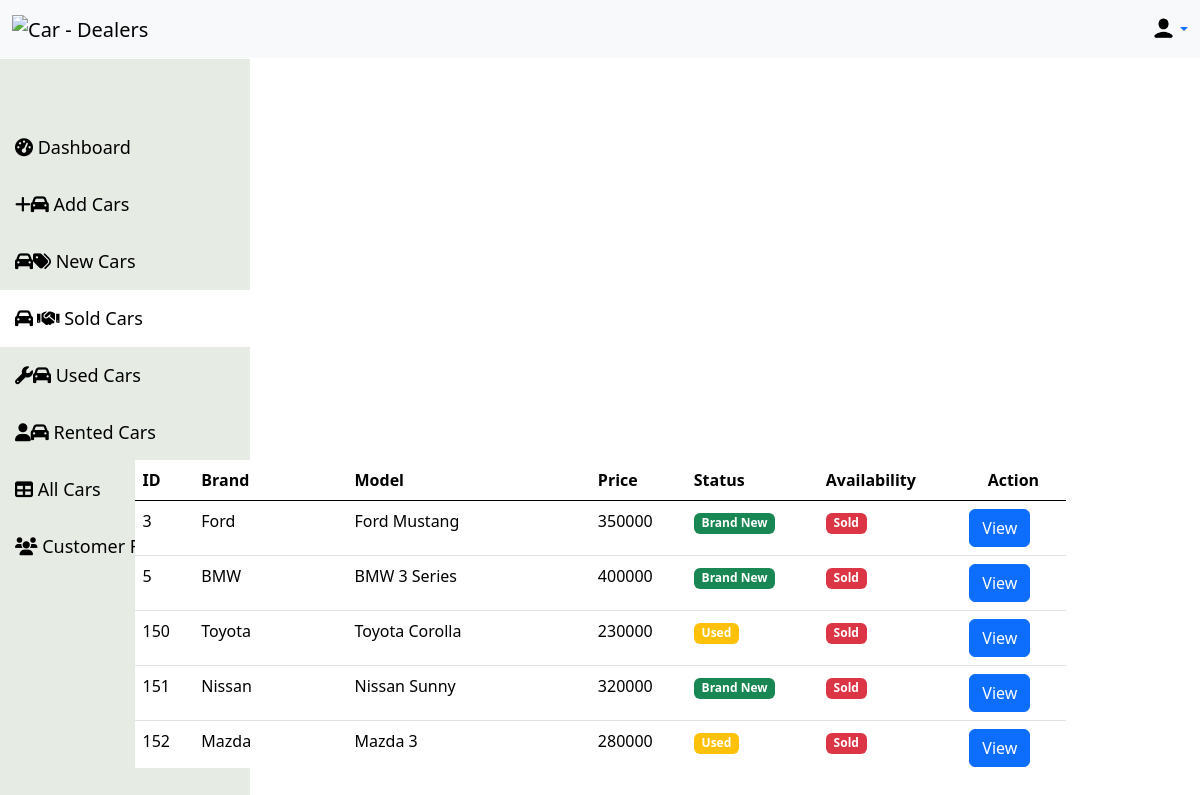
The app's page /view/seller/Sold_Car.php (signed in) with its own data.
### tables this page shows
CREATE TABLE `car` (
  `id` int(50) NOT NULL,
  `model` varchar(50) NOT NULL,
  `brand` varchar(50) NOT NULL,
  `status` varchar(50) NOT NULL,
  `original_price` varchar(50) NOT NULL DEFAULT '0',
  `user_id` int(50) NOT NULL,
  `availability` varchar(50) NOT NULL,
  `date` date DEFAULT NULL
);

### routes.php (called while the page is built, shortened)
<?php
$routes = [
    'INDEX' => '/Car_Shop_Management_System/index.php',
    '500_error' => '/Car_Shop_Management_System/500.php',
    'login' => '/Car_Shop_Management_System/view/Login.php',
    'signup_decider' => '/Car_Shop_Management_System/view/Signup_Decider.php',
    'seller_signup' => '/Car_Shop_Management_System/view/seller/Seller_Signup.php',
    'seller_dashboard' => '/Car_Shop_Management_System/view/seller/Seller_Dashboard.php',
    'seller_add_cars' => '/Car_Shop_Management_System/view/seller/Add_Car.php',
    'seller_new_cars' => '/Car_Shop_Management_System/view/seller/New_Car.php',
    'seller_used_cars' => '/Car_Shop_Management_System/view/seller/Used_Car.php',
    'seller_rented_cars' => '/Car_Shop_Management_System/view/seller/Rented_Car.php',
    'seller_all_cars' => '/Car_Shop_Management_System/view/seller/All_Cars.php',
    'seller_car_requests' => '/Car_Shop_Management_System/view/seller/Customer_Requests.php',
    'seller_view_car' => '/Car_Shop_Management_System/view/seller/View_Car.php',
    'seller_edit_car' => '/Car_Shop_Management_System/view/seller/Edit_Car.php',
    'seller_sold_car' => '/Car_Shop_Management_System/view/seller/Sold_Car.php',
    'seller_all_comments' => '/Car_Shop_Management_System/view/seller/All_Comments.php',
];
$image_routes = [
    'contact' => '/Car_Shop_Management_System/view/static/image/contact.jpg',
    'seller_image' => '/Car_Shop_Management_System/view/static/image/seller.jpg',
    'user_icon' => '/Car_Shop_Management_System/view/static/image/user.png',
];
?>

### model/CarRepo.php (called while the page is built, shortened)
<?php
function findAllCarsByUserID($id)
{
    $conn = db_conn();
    $selectQuery = 'SELECT * FROM `car` WHERE `user_id` = '.$id;
    try {
        $result = $conn->query($selectQuery);
        $rows = array();
        while ($row = $result->fetch_assoc()) {
            $rows[] = $row;
        }
        return $rows;
    } catch (Exception $e) {
        echo "Error: " . $e->getMessage();
        return null;
    } finally {
        $conn->close();
    }
}

### view/seller/ColorGenerator.php (called while the page is built, shortened)
<?php
function Availability_Badge_Color($data){
    $availabilityColor = '';
    if ($data === "Available") {
        $availabilityColor = 'bg-success';
    } elseif ($data === "Rented") {
        $availabilityColor = 'bg-warning';
    } elseif ($data === "Sold") {
        $availabilityColor = 'bg-danger';
    }
    return $availabilityColor;
}
function Status_Badge_Color($data){
    $statusColor = '';
    if ($data === "Brand New") {
        $statusColor = 'bg-success';
    } elseif ($data === "Used") {
        $statusColor = 'bg-warning';
    }
    return $statusColor;
}

### view/seller/Sold_Car.php (the view, shortened to what this page needs)
<?php
require '../../routes.php';
$Dashboard_page = $routes['seller_dashboard'];
$user_icon = $image_routes['user_icon'];
$Add_cars_page = $routes['seller_add_cars'];
$New_cars_List_page = $routes['seller_new_cars'];
$Sold_cars_List_page = $routes['seller_sold_car'];
$Used_cars_List_page = $routes['seller_used_cars'];
$Rented_cars_List_page = $routes['seller_rented_cars'];
$All_cars_List_page =  $routes['seller_all_cars'];
$Customer_Requests_List_page = $routes['seller_car_requests'];
$Cars_View_page = $routes['seller_view_car'];
$user_id = $_SESSION['user_id'];
?>
<!DOCTYPE html>
<html lang="en">
<head>
    <link href="https://cdnjs.cloudflare.com/ajax/libs/font-awesome/6.0.0-beta3/css/all.min.css" rel="stylesheet">
    <link href="https://cdn.jsdelivr.net/npm/bootstrap@5.0.2/dist/css/bootstrap.min.css" rel="stylesheet">
    <link rel="stylesheet" href="../css/style.css">
    <link rel="stylesheet" href="../css/layout.css">
    <link rel="stylesheet" href="../css/dashboard_dropdown.css">
    <link rel="stylesheet" href="../css/health_card.css">
</head>
<body>
<div class="main_container">
    <div id="navbar" class="division_b">
        <nav class="navbar navbar-expand-lg navbar-light bg-body-tertiary">
            <div class="container-fluid">
                <div class="collapse navbar-collapse" id="navbarSupportedContent">
                    <a class="navbar-brand mt-2 mt-lg-0" href="#">
                        <img
                            src=""
                            height="15"
                            alt="Car - Dealers"
                            loading="lazy"
                        />
                    </a>
                </div>
                <div class="d-flex align-items-center">
                    <div class="dropdown">
                        <a
                            data-mdb-dropdown-init
                            class="dropdown-toggle d-flex align-items-center hidden-arrow"
                            href="#"
                            id="navbarDropdownMenuAvatar"
                            role="button"
                            aria-expanded="false"
                            onclick="toggleDropdown()"
                        >
                            <img
                                src="<?php echo $user_icon; ?>"
                                class="rounded-circle"
                                height="25"
                                alt="Black and White Portrait of a Man"
                                loading="lazy"
                            />
                        </a>
                    </div>
                </div>
            </div>
        </nav>
    </div>
    <div class="division_d">
        <div id="myDrawer" class="drawer">
            <a href="<?php echo $Dashboard_page; ?>"><span class="fas fa-tachometer-alt"></span> Dashboard</a>
            <a href="<?php echo $Add_cars_page; ?>"><span class="fas fa-plus"></span><span class="fas fa-car"></span> Add Cars</a>
            <a href="<?php echo $New_cars_List_page; ?>"><span class="fas fa-car"></span><span class="fas fa-tags"></span> New Cars </a>
            <a class="bg-white" href="<?php echo $Sold_cars_List_page; ?>"><span class="fas fa-car"></span><i class="fa-solid fa-handshake" style="margin-left: 4px;"></i></span> Sold Cars
            </a>
            <a href="<?php echo $Used_cars_List_page; ?>"><span class="fas fa-wrench"></span><span class="fas fa-car"></span> Used Cars</a>
            <a href="<?php echo $Rented_cars_List_page; ?>"><span class="fas fa-user"></span><span class="fas fa-car"></span> Rented Cars</a>
            <a href="<?php echo $All_cars_List_page; ?>"><span class="fas fa-table"></span> All Cars</a>
            <a href="<?php echo $Customer_Requests_List_page; ?>"><span class="fas fa-users"></span> Customer Requests</a>
        </div>
    </div>
    <div class="division_a" style="overflow-x: auto; width: 955px; height: 476px;">
        <div class="container table-container">
            <h2 id="table_name" style="">Car List</h2>
            <table id="car-table" class="table table-hover">
                <thead>
                <tr>
                    <th>ID</th>
                    <th>Brand</th>
                    <th>Model</th>
                    <th>Price</th>
                    <th>Status</th>
                    <th>Availability</th>
                    <th style="text-align: center;">Action</th>
                </tr>
                </thead>
                <tbody id="car-list">
                <?php
                include '../../model/CarRepo.php';
                include './ColorGenerator.php';
                $rows = findAllCarsByUserID($user_id);
                foreach ($rows as $row) {
                    if($row['availability'] === "Sold"){
                        $availabilityColor = Availability_Badge_Color($row['availability']);
                        $statusColor = Status_Badge_Color($row['status']);
                        echo "<tr>";
                        echo "<td>{$row['id']}</td>";
                        echo "<td>{$row['brand']}</td>";
                        echo "<td>{$row['model']}</td>";
                        echo "<td>{$row['original_price']}</td>";
                        echo "<td><span class='badge {$statusColor}'>{$row['status']}</span></td>";
                        echo "<td><span class='badge {$availabilityColor}'>{$row['availability']}</span></td>";
                        echo "<td>";
                        echo "<form action='$Cars_View_page' method='post' style='display: inline-block;'>
                                <input hidden type='number' id='view_id' name='view_id' value='{$row['id']}' />
                                <button type='submit' class='btn btn-primary edit-btn' data-id='{$row['id']}'>View</button>
                              </form>
                              ";
                        echo "</td>";
                        echo "</tr>";
                    }
                }
                ?>
                </tbody>
            </table>
        </div>
    </div>
</div>
</body>
</html>

### view/css/layout.css (style rules this page uses)
.main_container { display: grid; grid-template-columns:repeat(12, 1fr); grid-template-rows: repeat(6, 1fr); grid-template-areas: "b b b b b b b b b b b b" "d d d a a a a a a e e e" "d d d a a a a a a e e e" "d d d a a a a a a e e e" "d d d a a a a a a e e e" "c c c c c c c c c c c c"; height: 90vh; }
.division_a { grid-area: a; display: flex; flex-direction: column; flex-wrap: wrap; justify-content: center; align-items: center; }
.division_b { grid-area: b; width: 100%; height: 70%; justify-content: space-evenly; align-items: stretch; }
.division_d { grid-area: d; //background-color: #b8072f; width: 100%; height: 70%; justify-content: space-evenly; align-items: stretch; }

### view/css/dashboard_dropdown.css (style rules this page uses)
.dropdown { position: relative; display: inline-block; }

### view/css/health_card.css (style rules this page uses)
body { background: #eeeded; }

### view/seller/Sold_Car.php (style rules this page uses)
body { margin: 0; font-family: 'Arial', sans-serif; overflow-x: hidden; background: #eeeded; }
.drawer { height: 100%; width: 250px; position: fixed; z-index: 1; top: 0; left: 0; background-color: #e6ebe4; padding-top: 60px; transition: 0.5s; margin-top: 59px; }
.drawer a { padding: 15px; text-decoration: none; font-size: 18px; color: #000; display: block; transition: 0.3s; }
#car-table { position: sticky; top: 40px; background-color: #fff; z-index: 1; }
thead { top: -3px; }
.table-container { max-height: 400px; overflow-y: auto; border: 0px solid #ddd; border-radius: 10px; scrollbar-width: none; -ms-overflow-style: none; }
#table_name { position: sticky; margin-top: 46px; top: -8px; }

### records on screen
car: id "3", brand "Ford", model "Ford Mustang", original_price "350000", status "Brand New", availability "Sold"
car: id "5", brand "BMW", model "BMW 3 Series", original_price "400000", status "Brand New", availability "Sold"
car: id "150", brand "Toyota", model "Toyota Corolla", original_price "230000", status "Used", availability "Sold"
car: id "151", brand "Nissan", model "Nissan Sunny", original_price "320000", status "Brand New", availability "Sold"
car: id "152", brand "Mazda", model "Mazda 3", original_price "280000", status "Used", availability "Sold"
